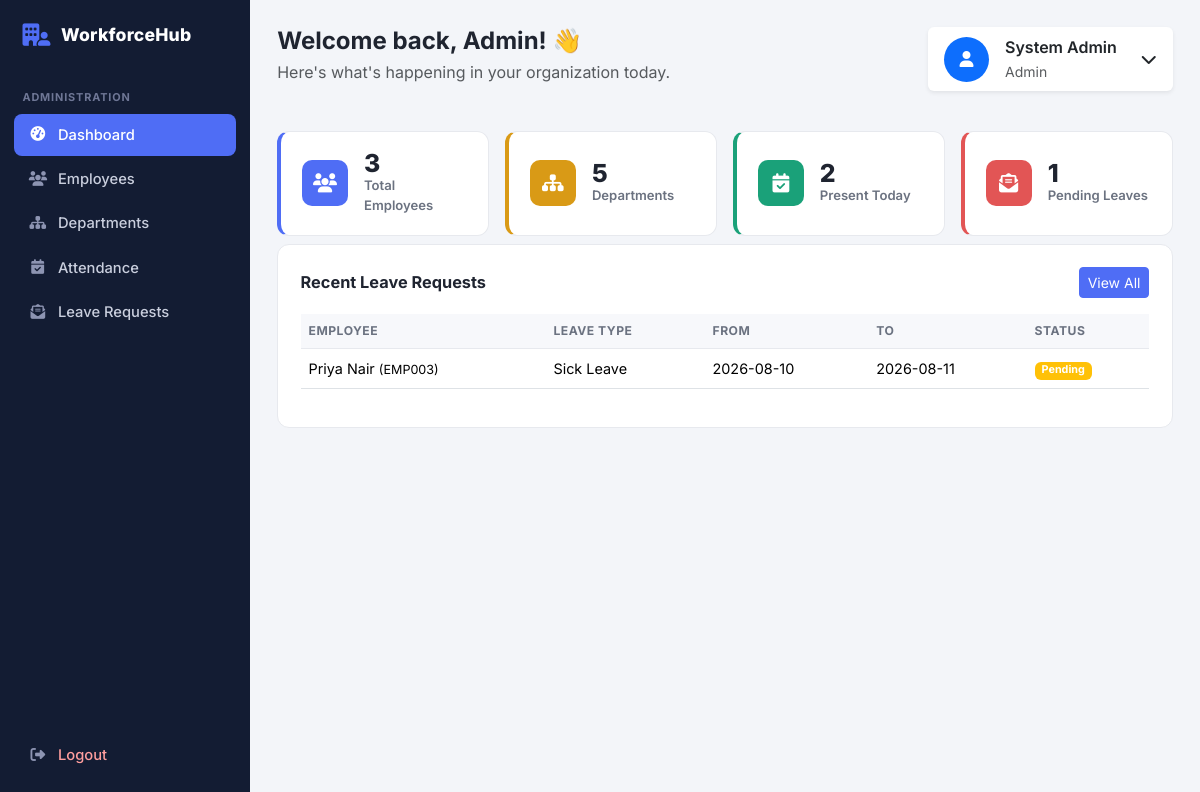
Page /admin/dashboard.php (signed in) on the committed database.
### tables this page shows
CREATE TABLE leaves (
    id INT AUTO_INCREMENT PRIMARY KEY,
    employee_id INT NOT NULL,
    leave_type VARCHAR(50) NOT NULL,
    start_date DATE NOT NULL,
    end_date DATE NOT NULL,
    reason TEXT,
    status ENUM('Pending', 'Approved', 'Rejected') NOT NULL DEFAULT 'Pending',
    applied_at TIMESTAMP DEFAULT CURRENT_TIMESTAMP,
    FOREIGN KEY (employee_id) REFERENCES employees(id) ON DELETE CASCADE
);

CREATE TABLE employees (
    id INT AUTO_INCREMENT PRIMARY KEY,
    employee_code VARCHAR(20) NOT NULL UNIQUE,
    name VARCHAR(100) NOT NULL,
    email VARCHAR(100) NOT NULL UNIQUE,
    phone VARCHAR(20),
    gender VARCHAR(10),
    department_id INT,
    salary DECIMAL(10,2) DEFAULT 0,
    joining_date DATE,
    photo VARCHAR(255) DEFAULT NULL,
    created_at TIMESTAMP DEFAULT CURRENT_TIMESTAMP,
    FOREIGN KEY (department_id) REFERENCES departments(id) ON DELETE SET NULL
);

### models/dashboard.php (called while the page is built)
<?php
function getTotalEmployees($conn)
{
    $sql = "SELECT COUNT(*) AS total FROM employees";
    $result = $conn->query($sql);
    return $result->fetch_assoc()["total"];
}
function getTotalDepartments($conn)
{
    $sql = "SELECT COUNT(*) AS total FROM departments";
    $result = $conn->query($sql);
    return $result->fetch_assoc()["total"];
}
function getPresentToday($conn)
{
    $today = date("Y-m-d");
    $sql = "SELECT COUNT(*) AS total
            FROM attendance
            WHERE attendance_date=? AND status='Present'";
    $stmt = $conn->prepare($sql);
    $stmt->bind_param("s", $today);
    $stmt->execute();
    $result = $stmt->get_result();
    return $result->fetch_assoc()["total"];
}
function getPendingLeaves($conn)
{
    $sql = "SELECT COUNT(*) AS total
            FROM leaves
            WHERE status='Pending'";
    $result = $conn->query($sql);
    return $result->fetch_assoc()["total"];
}

### models/leave.php (called while the page is built, shortened)
<?php
function getRecentLeaves($conn)
{
    $sql = "SELECT l.*, e.name, e.employee_code
            FROM leaves l
            INNER JOIN employees e ON e.id=l.employee_id
            ORDER BY l.applied_at DESC
            LIMIT 5";
    return $conn->query($sql);
}

### admin/dashboard.php (the view, shortened to what this page needs)
<?php
require_once __DIR__ . "/../config/database.php";
require_once __DIR__ . "/../models/dashboard.php";
require_once __DIR__ . "/../models/leave.php";
$total_employees = getTotalEmployees($conn);
$total_departments = getTotalDepartments($conn);
$present_today = getPresentToday($conn);
$pending_leaves = getPendingLeaves($conn);
$recent_leaves = getRecentLeaves($conn);
require_once __DIR__ . "/../includes/header.php";
?>
<div class="row g-3 mb-2">
<div class="d-flex justify-content-between align-items-start mb-4">
    <div>
        <h4 class="fw-bold mb-1">
            <?php
            if ($_SESSION['role'] == 'admin') {
                echo "Welcome back, Admin! 👋";
            } else {
                echo "Welcome back, " . $_SESSION['name'] . "! 👋";
            }
            ?>
        </h4>
        <p class="text-muted mb-0">
            <?php
            if ($_SESSION['role'] == 'admin') {
                echo "Here's what's happening in your organization today.";
            } else {
                echo "Here's what's happening in your employee dashboard today.";
            }
            ?>
        </p>
    </div>
    <div class="dropdown">
        <button
            class="btn bg-white border-0 shadow-sm d-flex align-items-center gap-3 px-3 py-2"
            type="button"
            data-bs-toggle="dropdown"
            aria-expanded="false">
            <div
                class="bg-primary text-white rounded-circle d-flex align-items-center justify-content-center"
                style="width: 45px; height: 45px;">
                <i class="fas fa-user"></i>
            </div>
            <div class="text-start">
                <div class="fw-semibold">
                    <?php echo $_SESSION['name']; ?>
                </div>
                <small class="text-muted">
                    <?php echo ucfirst($_SESSION['role']); ?>
                </small>
            </div>
            <i class="fas fa-chevron-down ms-2"></i>
        </button>
    </div>
</div>
    <div class="col-sm-6 col-lg-3">
        <div class="stat-card c-blue">
            <div class="stat-icon"><i class="fa-solid fa-users"></i></div>
            <div>
                <div class="stat-value"><?php echo $total_employees; ?></div>
                <div class="stat-label">Total Employees</div>
            </div>
        </div>
    </div>
    <div class="col-sm-6 col-lg-3">
        <div class="stat-card c-amber">
            <div class="stat-icon"><i class="fa-solid fa-sitemap"></i></div>
            <div>
                <div class="stat-value"><?php echo $total_departments; ?></div>
                <div class="stat-label">Departments</div>
            </div>
        </div>
    </div>
    <div class="col-sm-6 col-lg-3">
        <div class="stat-card c-green">
            <div class="stat-icon"><i class="fa-solid fa-calendar-check"></i></div>
            <div>
                <div class="stat-value"><?php echo $present_today; ?></div>
                <div class="stat-label">Present Today</div>
            </div>
        </div>
    </div>
    <div class="col-sm-6 col-lg-3">
        <div class="stat-card c-red">
            <div class="stat-icon"><i class="fa-solid fa-envelope-open-text"></i></div>
            <div>
                <div class="stat-value"><?php echo $pending_leaves; ?></div>
                <div class="stat-label">Pending Leaves</div>
            </div>
        </div>
    </div>
</div>
<div class="panel">
    <div class="panel-title">
        Recent Leave Requests
        <a href="leaves.php" class="btn btn-sm btn-ems-primary">View All</a>
    </div>
    <div class="table-responsive">
        <table class="table table-ems">
            <thead>
                <tr>
                    <th>Employee</th>
                    <th>Leave Type</th>
                    <th>From</th>
                    <th>To</th>
                    <th>Status</th>
                </tr>
            </thead>
            <tbody>
                <?php if ($recent_leaves->num_rows == 0): ?>
                    <tr>
                        <td colspan="5" class="text-center text-muted">No leave requests yet.</td>
                    </tr>
                <?php else: ?>
                    <?php while ($leave = $recent_leaves->fetch_assoc()): ?>
                        <tr>
                            <td>
                                <?php echo htmlspecialchars($leave["name"]); ?>
                                <small>(<?php echo htmlspecialchars($leave["employee_code"]); ?>)</small>
                            </td>
                            <td><?php echo htmlspecialchars($leave["leave_type"]); ?></td>
                            <td><?php echo htmlspecialchars($leave["start_date"]); ?></td>
                            <td><?php echo htmlspecialchars($leave["end_date"]); ?></td>
                            <td>
                                <?php if ($leave["status"] === "Approved"): ?>
                                    <span class="badge bg-success">Approved</span>
                                <?php elseif ($leave["status"] === "Rejected"): ?>
                                    <span class="badge bg-danger">Rejected</span>
                                <?php else: ?>
                                    <span class="badge bg-warning">Pending</span>
                                <?php endif; ?>
                            </td>
                        </tr>
                    <?php endwhile; ?>
                <?php endif; ?>
            </tbody>
        </table>
    </div>
</div>
<?php require_once __DIR__ . "/../includes/footer.php"; ?>

### assets/css/style.css (style rules this page uses)
:root { --ems-navy: #131c33; --ems-navy-light: #1b2747; --ems-accent: #4f6df5; --ems-accent-dark: #3950c4; --ems-bg: #f3f5f9; --ems-card-border: #e7e9ee; --ems-text-muted: #6b7280; --ems-success: #1aa179; --ems-danger: #e25555; --ems-warning: #d99a16; }
* { box-sizing: border-box; }
body { font-family: 'Inter', -apple-system, BlinkMacSystemFont, 'Segoe UI', sans-serif; background: var(--ems-bg); color: #1f2430; margin: 0; }
a { text-decoration: none; }
.stat-card { background: #fff; border: 1px solid var(--ems-card-border); border-left: 4px solid var(--ems-accent); border-radius: 12px; padding: 1.2rem 1.3rem; display: flex; align-items: center; gap: 1rem; height: 100%; }
.stat-card .stat-icon { width: 46px; height: 46px; border-radius: 10px; display: flex; align-items: center; justify-content: center; font-size: 1.2rem; color: #fff; flex-shrink: 0; }
.stat-card .stat-value { font-size: 1.55rem; font-weight: 800; line-height: 1; }
.stat-card .stat-label { color: var(--ems-text-muted); font-size: .82rem; font-weight: 600; }
.stat-card.c-blue { border-left-color: var(--ems-accent); }
.stat-card.c-blue .stat-icon { background: var(--ems-accent); }
.stat-card.c-green { border-left-color: var(--ems-success); }
.stat-card.c-green .stat-icon { background: var(--ems-success); }
.stat-card.c-amber { border-left-color: var(--ems-warning); }
.stat-card.c-amber .stat-icon { background: var(--ems-warning); }
.stat-card.c-red { border-left-color: var(--ems-danger); }
.stat-card.c-red .stat-icon { background: var(--ems-danger); }
.panel { background: #fff; border: 1px solid var(--ems-card-border); border-radius: 12px; padding: 1.4rem; margin-bottom: 1.5rem; }
.panel-title { font-size: 1.02rem; font-weight: 700; margin-bottom: 1rem; display: flex; align-items: center; justify-content: space-between; gap: .5rem; }
.table-ems thead th { background: #f7f8fb; font-size: .76rem; text-transform: uppercase; letter-spacing: .04em; color: var(--ems-text-muted); font-weight: 700; border-bottom: 1px solid var(--ems-card-border); }
.table-ems td { vertical-align: middle; font-size: .9rem; }
.btn-ems-primary { background: var(--ems-accent); border-color: var(--ems-accent); color: #fff; }

### rows in the picture
leaves: employee.name "Priya Nair", employee.employee_code "EMP003", leave_type "Sick Leave", start_date "2026-08-10", end_date "2026-08-11", status "Pending"

### other values in the picture
$_SESSION['name'] "System Admin"
$_SESSION['role'] "Admin"
$total_employees "3"
$total_departments "5"
$present_today "2"
$pending_leaves "1"
